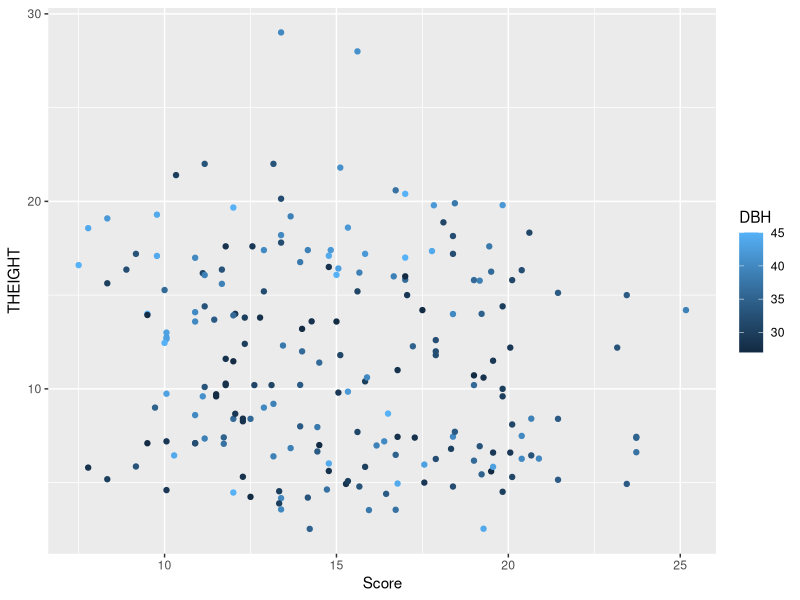

Write the R code that produced this figure.
require(magrittr)
require(tibble)
require(dplyr)
require(ggplot2)

wd <- "C:\\Users\\Lukas Olson\\DataspellProjects\\UFOR401TreeAssessment"
targetObjectID <- 1
targetDBHSizeRatio <- 2

setwd(wd)
data <- read.csv("data.csv")
selectedEntry <- data[targetObjectID,]

targetDBHSize <- selectedEntry$DBH * targetDBHSizeRatio

dbhDataFrame <- filter(data, DBH >= targetDBHSize * 0.75 & DBH <= targetDBHSize * 1.25)
#divide dbh by target, subtract 1, take absolute value, invert, multiply by 10
dbhDataFrame <- dbhDataFrame %>% mutate(Score = (1 - abs((DBH / targetDBHSize) - 1)) * 10)

dbhDataFrame <- dbhDataFrame %>% mutate(Score = Score + ifelse(Genus == selectedEntry$Genus & Species == selectedEntry$Species, 20, ifelse(Genus == selectedEntry$Genus, 10, 0)))

dbhDataFrame <- dbhDataFrame %>% mutate(Score = Score + (abs(CROWN_LIGHTEXP - selectedEntry$CROWN_LIGHTEXP) * 2))

dbhDataFrame <- dbhDataFrame %>% mutate(Score = Score + ifelse(((1-(abs((NEIGHBORS / selectedEntry$NEIGHBORS) - 1)))*10) >= 0, ((1-(abs((NEIGHBORS / selectedEntry$NEIGHBORS) - 1)))*10),0 ))

finalRanking <- dbhDataFrame[-targetObjectID,]

# Plot results
ggplot(data = finalRanking, aes(x = Score, y = THEIGHT, col = DBH)) + geom_point()

#print(finalRanking)

